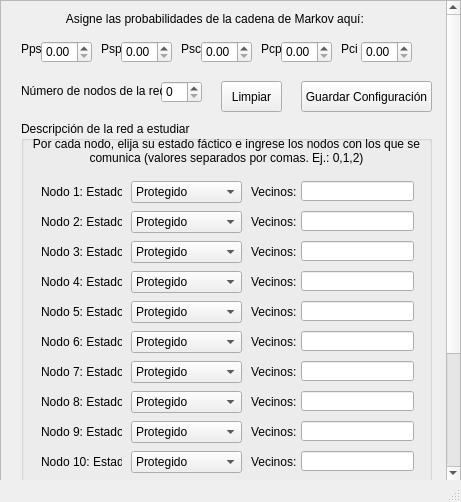
<?xml version="1.0" encoding="UTF-8"?>
<ui version="4.0">
 <class>MarkovInspector</class>
 <widget class="QMainWindow" name="MarkovInspector">
  <property name="geometry">
   <rect>
    <x>0</x>
    <y>0</y>
    <width>461</width>
    <height>502</height>
   </rect>
  </property>
  <property name="windowTitle">
   <string>MarkovInspector v1.1</string>
  </property>
  <widget class="QWidget" name="centralwidget">
   <widget class="QScrollArea" name="scrollArea">
    <property name="geometry">
     <rect>
      <x>0</x>
      <y>0</y>
      <width>461</width>
      <height>481</height>
     </rect>
    </property>
    <property name="verticalScrollBarPolicy">
     <enum>Qt::ScrollBarAsNeeded</enum>
    </property>
    <property name="sizeAdjustPolicy">
     <enum>QAbstractScrollArea::AdjustToContents</enum>
    </property>
    <property name="widgetResizable">
     <bool>false</bool>
    </property>
    <property name="alignment">
     <set>Qt::AlignLeading|Qt::AlignLeft|Qt::AlignVCenter</set>
    </property>
    <widget class="QWidget" name="scrollAreaWidgetContents">
     <property name="geometry">
      <rect>
       <x>0</x>
       <y>0</y>
       <width>442</width>
       <height>639</height>
      </rect>
     </property>
     <widget class="QGroupBox" name="NetDescription">
      <property name="geometry">
       <rect>
        <x>20</x>
        <y>120</y>
        <width>411</width>
        <height>371</height>
       </rect>
      </property>
      <property name="title">
       <string>Descripción de la red a estudiar</string>
      </property>
      <widget class="QLabel" name="Instructions">
       <property name="geometry">
        <rect>
         <x>10</x>
         <y>10</y>
         <width>391</width>
         <height>41</height>
        </rect>
       </property>
       <property name="text">
        <string>&lt;html&gt;&lt;head/&gt;&lt;body&gt;&lt;p&gt;Por cada nodo, elija su estado fáctico e ingrese los nodos con los que se comunica (valores separados por comas. Ej.: 0,1,2)&lt;/p&gt;&lt;/body&gt;&lt;/html&gt;</string>
       </property>
       <property name="alignment">
        <set>Qt::AlignCenter</set>
       </property>
       <property name="wordWrap">
        <bool>true</bool>
       </property>
      </widget>
      <widget class="QLabel" name="label_Node1">
       <property name="geometry">
        <rect>
         <x>20</x>
         <y>60</y>
         <width>81</width>
         <height>21</height>
        </rect>
       </property>
       <property name="text">
        <string>Nodo 1: Estado</string>
       </property>
      </widget>
      <widget class="QComboBox" name="comboBox_Node1">
       <property name="geometry">
        <rect>
         <x>110</x>
         <y>60</y>
         <width>111</width>
         <height>22</height>
        </rect>
       </property>
       <property name="currentText">
        <string>Protegido</string>
       </property>
       <item>
        <property name="text">
         <string>Protegido</string>
        </property>
       </item>
       <item>
        <property name="text">
         <string>Susceptible</string>
        </property>
       </item>
       <item>
        <property name="text">
         <string>Comprometido</string>
        </property>
       </item>
       <item>
        <property name="text">
         <string>Irrecuperable</string>
        </property>
       </item>
      </widget>
      <widget class="QLabel" name="label_Neighbors1">
       <property name="geometry">
        <rect>
         <x>230</x>
         <y>60</y>
         <width>51</width>
         <height>21</height>
        </rect>
       </property>
       <property name="text">
        <string>Vecinos:</string>
       </property>
      </widget>
      <widget class="QLineEdit" name="lineEdit_Neighbors1">
       <property name="geometry">
        <rect>
         <x>280</x>
         <y>60</y>
         <width>113</width>
         <height>20</height>
        </rect>
       </property>
      </widget>
      <widget class="QLabel" name="label_Node2">
       <property name="geometry">
        <rect>
         <x>20</x>
         <y>90</y>
         <width>81</width>
         <height>21</height>
        </rect>
       </property>
       <property name="text">
        <string>Nodo 2: Estado</string>
       </property>
      </widget>
      <widget class="QComboBox" name="comboBox_Node2">
       <property name="geometry">
        <rect>
         <x>110</x>
         <y>90</y>
         <width>111</width>
         <height>22</height>
        </rect>
       </property>
       <property name="currentText">
        <string>Protegido</string>
       </property>
       <item>
        <property name="text">
         <string>Protegido</string>
        </property>
       </item>
       <item>
        <property name="text">
         <string>Susceptible</string>
        </property>
       </item>
       <item>
        <property name="text">
         <string>Comprometido</string>
        </property>
       </item>
       <item>
        <property name="text">
         <string>Irrecuperable</string>
        </property>
       </item>
      </widget>
      <widget class="QLineEdit" name="lineEdit_Neighbors2">
       <property name="geometry">
        <rect>
         <x>280</x>
         <y>90</y>
         <width>113</width>
         <height>20</height>
        </rect>
       </property>
      </widget>
      <widget class="QLabel" name="label_Neighbors2">
       <property name="geometry">
        <rect>
         <x>230</x>
         <y>90</y>
         <width>51</width>
         <height>21</height>
        </rect>
       </property>
       <property name="text">
        <string>Vecinos:</string>
       </property>
      </widget>
      <widget class="QLabel" name="label_Node3">
       <property name="geometry">
        <rect>
         <x>20</x>
         <y>120</y>
         <width>81</width>
         <height>21</height>
        </rect>
       </property>
       <property name="text">
        <string>Nodo 3: Estado</string>
       </property>
      </widget>
      <widget class="QComboBox" name="comboBox_Node3">
       <property name="geometry">
        <rect>
         <x>110</x>
         <y>120</y>
         <width>111</width>
         <height>22</height>
        </rect>
       </property>
       <property name="currentText">
        <string>Protegido</string>
       </property>
       <item>
        <property name="text">
         <string>Protegido</string>
        </property>
       </item>
       <item>
        <property name="text">
         <string>Susceptible</string>
        </property>
       </item>
       <item>
        <property name="text">
         <string>Comprometido</string>
        </property>
       </item>
       <item>
        <property name="text">
         <string>Irrecuperable</string>
        </property>
       </item>
      </widget>
      <widget class="QLineEdit" name="lineEdit_Neighbors3">
       <property name="geometry">
        <rect>
         <x>280</x>
         <y>120</y>
         <width>113</width>
         <height>20</height>
        </rect>
       </property>
      </widget>
      <widget class="QLabel" name="label_Neighbors3">
       <property name="geometry">
        <rect>
         <x>230</x>
         <y>120</y>
         <width>51</width>
         <height>21</height>
        </rect>
       </property>
       <property name="text">
        <string>Vecinos:</string>
       </property>
      </widget>
      <widget class="QLabel" name="label_Node4">
       <property name="geometry">
        <rect>
         <x>20</x>
         <y>150</y>
         <width>81</width>
         <height>21</height>
        </rect>
       </property>
       <property name="text">
        <string>Nodo 4: Estado</string>
       </property>
      </widget>
      <widget class="QComboBox" name="comboBox_Node4">
       <property name="geometry">
        <rect>
         <x>110</x>
         <y>150</y>
         <width>111</width>
         <height>22</height>
        </rect>
       </property>
       <property name="currentText">
        <string>Protegido</string>
       </property>
       <item>
        <property name="text">
         <string>Protegido</string>
        </property>
       </item>
       <item>
        <property name="text">
         <string>Susceptible</string>
        </property>
       </item>
       <item>
        <property name="text">
         <string>Comprometido</string>
        </property>
       </item>
       <item>
        <property name="text">
         <string>Irrecuperable</string>
        </property>
       </item>
      </widget>
      <widget class="QLineEdit" name="lineEdit_Neighbors4">
       <property name="geometry">
        <rect>
         <x>280</x>
         <y>150</y>
         <width>113</width>
         <height>20</height>
        </rect>
       </property>
      </widget>
      <widget class="QLabel" name="label_Neighbors4">
       <property name="geometry">
        <rect>
         <x>230</x>
         <y>150</y>
         <width>51</width>
         <height>21</height>
        </rect>
       </property>
       <property name="text">
        <string>Vecinos:</string>
       </property>
      </widget>
      <widget class="QLabel" name="label_Node5">
       <property name="geometry">
        <rect>
         <x>20</x>
         <y>180</y>
         <width>81</width>
         <height>21</height>
        </rect>
       </property>
       <property name="text">
        <string>Nodo 5: Estado</string>
       </property>
      </widget>
      <widget class="QComboBox" name="comboBox_Node5">
       <property name="geometry">
        <rect>
         <x>110</x>
         <y>180</y>
         <width>111</width>
         <height>22</height>
        </rect>
       </property>
       <property name="currentText">
        <string>Protegido</string>
       </property>
       <item>
        <property name="text">
         <string>Protegido</string>
        </property>
       </item>
       <item>
        <property name="text">
         <string>Susceptible</string>
        </property>
       </item>
       <item>
        <property name="text">
         <string>Comprometido</string>
        </property>
       </item>
       <item>
        <property name="text">
         <string>Irrecuperable</string>
        </property>
       </item>
      </widget>
      <widget class="QLineEdit" name="lineEdit_Neighbors5">
       <property name="geometry">
        <rect>
         <x>280</x>
         <y>180</y>
         <width>113</width>
         <height>20</height>
        </rect>
       </property>
      </widget>
      <widget class="QLabel" name="label_Neighbors5">
       <property name="geometry">
        <rect>
         <x>230</x>
         <y>180</y>
         <width>51</width>
         <height>21</height>
        </rect>
       </property>
       <property name="text">
        <string>Vecinos:</string>
       </property>
      </widget>
      <widget class="QLabel" name="label_Node6">
       <property name="geometry">
        <rect>
         <x>20</x>
         <y>210</y>
         <width>81</width>
         <height>21</height>
        </rect>
       </property>
       <property name="text">
        <string>Nodo 6: Estado</string>
       </property>
      </widget>
      <widget class="QComboBox" name="comboBox_Node6">
       <property name="geometry">
        <rect>
         <x>110</x>
         <y>210</y>
         <width>111</width>
         <height>22</height>
        </rect>
       </property>
       <property name="currentText">
        <string>Protegido</string>
       </property>
       <item>
        <property name="text">
         <string>Protegido</string>
        </property>
       </item>
       <item>
        <property name="text">
         <string>Susceptible</string>
        </property>
       </item>
       <item>
        <property name="text">
         <string>Comprometido</string>
        </property>
       </item>
       <item>
        <property name="text">
         <string>Irrecuperable</string>
        </property>
       </item>
      </widget>
      <widget class="QLineEdit" name="lineEdit_Neighbors6">
       <property name="geometry">
        <rect>
         <x>280</x>
         <y>210</y>
         <width>113</width>
         <height>20</height>
        </rect>
       </property>
      </widget>
      <widget class="QLabel" name="label_Neighbors6">
       <property name="geometry">
        <rect>
         <x>230</x>
         <y>210</y>
         <width>51</width>
         <height>21</height>
        </rect>
       </property>
       <property name="text">
        <string>Vecinos:</string>
       </property>
      </widget>
      <widget class="QLabel" name="label_Node7">
       <property name="geometry">
        <rect>
         <x>20</x>
         <y>240</y>
         <width>81</width>
         <height>21</height>
        </rect>
       </property>
       <property name="text">
        <string>Nodo 7: Estado</string>
       </property>
      </widget>
      <widget class="QComboBox" name="comboBox_Node7">
       <property name="geometry">
        <rect>
         <x>110</x>
         <y>240</y>
         <width>111</width>
         <height>22</height>
        </rect>
       </property>
       <property name="currentText">
        <string>Protegido</string>
       </property>
       <item>
        <property name="text">
         <string>Protegido</string>
        </property>
       </item>
       <item>
        <property name="text">
         <string>Susceptible</string>
        </property>
       </item>
       <item>
        <property name="text">
         <string>Comprometido</string>
        </property>
       </item>
       <item>
        <property name="text">
         <string>Irrecuperable</string>
        </property>
       </item>
      </widget>
      <widget class="QLineEdit" name="lineEdit_Neighbors7">
       <property name="geometry">
        <rect>
         <x>280</x>
         <y>240</y>
         <width>113</width>
         <height>20</height>
        </rect>
       </property>
      </widget>
      <widget class="QLabel" name="label_Neighbors7">
       <property name="geometry">
        <rect>
         <x>230</x>
         <y>240</y>
         <width>51</width>
         <height>21</height>
        </rect>
       </property>
       <property name="text">
        <string>Vecinos:</string>
       </property>
      </widget>
      <widget class="QLabel" name="label_Node8">
       <property name="geometry">
        <rect>
         <x>20</x>
         <y>270</y>
         <width>81</width>
         <height>21</height>
        </rect>
       </property>
       <property name="text">
        <string>Nodo 8: Estado</string>
       </property>
      </widget>
      <widget class="QComboBox" name="comboBox_Node8">
       <property name="geometry">
        <rect>
         <x>110</x>
         <y>270</y>
         <width>111</width>
         <height>22</height>
        </rect>
       </property>
       <property name="currentText">
        <string>Protegido</string>
       </property>
       <item>
        <property name="text">
         <string>Protegido</string>
        </property>
       </item>
       <item>
        <property name="text">
         <string>Susceptible</string>
        </property>
       </item>
       <item>
        <property name="text">
         <string>Comprometido</string>
        </property>
       </item>
       <item>
        <property name="text">
         <string>Irrecuperable</string>
        </property>
       </item>
      </widget>
      <widget class="QLineEdit" name="lineEdit_Neighbors8">
       <property name="geometry">
        <rect>
         <x>280</x>
         <y>270</y>
         <width>113</width>
         <height>20</height>
        </rect>
       </property>
      </widget>
      <widget class="QLabel" name="label_Neighbors8">
       <property name="geometry">
        <rect>
         <x>230</x>
         <y>270</y>
         <width>51</width>
         <height>21</height>
        </rect>
       </property>
       <property name="text">
        <string>Vecinos:</string>
       </property>
      </widget>
      <widget class="QLabel" name="label_Node9">
       <property name="geometry">
        <rect>
         <x>20</x>
         <y>300</y>
         <width>81</width>
         <height>21</height>
        </rect>
       </property>
       <property name="text">
        <string>Nodo 9: Estado</string>
       </property>
      </widget>
      <widget class="QComboBox" name="comboBox_Node9">
       <property name="geometry">
        <rect>
         <x>110</x>
         <y>300</y>
         <width>111</width>
         <height>22</height>
        </rect>
       </property>
       <property name="currentText">
        <string>Protegido</string>
       </property>
       <item>
        <property name="text">
         <string>Protegido</string>
        </property>
       </item>
       <item>
        <property name="text">
         <string>Susceptible</string>
        </property>
       </item>
       <item>
        <property name="text">
         <string>Comprometido</string>
        </property>
       </item>
       <item>
        <property name="text">
         <string>Irrecuperable</string>
        </property>
       </item>
      </widget>
      <widget class="QLineEdit" name="lineEdit_Neighbors9">
       <property name="geometry">
        <rect>
         <x>280</x>
         <y>300</y>
         <width>113</width>
         <height>20</height>
        </rect>
       </property>
      </widget>
      <widget class="QLabel" name="label_Neighbors9">
       <property name="geometry">
        <rect>
         <x>230</x>
         <y>300</y>
         <width>51</width>
         <height>21</height>
        </rect>
       </property>
       <property name="text">
        <string>Vecinos:</string>
       </property>
      </widget>
      <widget class="QLabel" name="label_Node10">
       <property name="geometry">
        <rect>
         <x>20</x>
         <y>330</y>
         <width>81</width>
         <height>21</height>
        </rect>
       </property>
       <property name="text">
        <string>Nodo 10: Estado</string>
       </property>
      </widget>
      <widget class="QComboBox" name="comboBox_Node10">
       <property name="geometry">
        <rect>
         <x>110</x>
         <y>330</y>
         <width>111</width>
         <height>22</height>
        </rect>
       </property>
       <property name="currentText">
        <string>Protegido</string>
       </property>
       <item>
        <property name="text">
         <string>Protegido</string>
        </property>
       </item>
       <item>
        <property name="text">
         <string>Susceptible</string>
        </property>
       </item>
       <item>
        <property name="text">
         <string>Comprometido</string>
        </property>
       </item>
       <item>
        <property name="text">
         <string>Irrecuperable</string>
        </property>
       </item>
      </widget>
      <widget class="QLineEdit" name="lineEdit_Neighbors10">
       <property name="geometry">
        <rect>
         <x>280</x>
         <y>330</y>
         <width>113</width>
         <height>20</height>
        </rect>
       </property>
      </widget>
      <widget class="QLabel" name="label_Neighbors10">
       <property name="geometry">
        <rect>
         <x>230</x>
         <y>330</y>
         <width>51</width>
         <height>21</height>
        </rect>
       </property>
       <property name="text">
        <string>Vecinos:</string>
       </property>
      </widget>
     </widget>
     <widget class="QLabel" name="label_10">
      <property name="geometry">
       <rect>
        <x>20</x>
        <y>40</y>
        <width>21</width>
        <height>16</height>
       </rect>
      </property>
      <property name="text">
       <string>Pps</string>
      </property>
     </widget>
     <widget class="QLabel" name="label_9">
      <property name="geometry">
       <rect>
        <x>20</x>
        <y>10</y>
        <width>391</width>
        <height>16</height>
       </rect>
      </property>
      <property name="text">
       <string>Asigne las probabilidades de la cadena de Markov aquí: </string>
      </property>
      <property name="alignment">
       <set>Qt::AlignCenter</set>
      </property>
     </widget>
     <widget class="QDoubleSpinBox" name="Psc">
      <property name="geometry">
       <rect>
        <x>200</x>
        <y>40</y>
        <width>51</width>
        <height>22</height>
       </rect>
      </property>
      <property name="maximum">
       <double>1.000000000000000</double>
      </property>
      <property name="singleStep">
       <double>0.010000000000000</double>
      </property>
     </widget>
     <widget class="QLabel" name="label_15">
      <property name="geometry">
       <rect>
        <x>100</x>
        <y>40</y>
        <width>21</width>
        <height>16</height>
       </rect>
      </property>
      <property name="text">
       <string>Psp</string>
      </property>
     </widget>
     <widget class="QDoubleSpinBox" name="Pps">
      <property name="geometry">
       <rect>
        <x>40</x>
        <y>40</y>
        <width>51</width>
        <height>22</height>
       </rect>
      </property>
      <property name="maximum">
       <double>1.000000000000000</double>
      </property>
      <property name="singleStep">
       <double>0.010000000000000</double>
      </property>
     </widget>
     <widget class="QDoubleSpinBox" name="Pcp">
      <property name="geometry">
       <rect>
        <x>280</x>
        <y>40</y>
        <width>51</width>
        <height>22</height>
       </rect>
      </property>
      <property name="maximum">
       <double>1.000000000000000</double>
      </property>
      <property name="singleStep">
       <double>0.010000000000000</double>
      </property>
     </widget>
     <widget class="QDoubleSpinBox" name="Pci">
      <property name="geometry">
       <rect>
        <x>360</x>
        <y>40</y>
        <width>51</width>
        <height>22</height>
       </rect>
      </property>
      <property name="maximum">
       <double>1.000000000000000</double>
      </property>
      <property name="singleStep">
       <double>0.010000000000000</double>
      </property>
     </widget>
     <widget class="QDoubleSpinBox" name="Psp">
      <property name="geometry">
       <rect>
        <x>120</x>
        <y>40</y>
        <width>51</width>
        <height>22</height>
       </rect>
      </property>
      <property name="maximum">
       <double>1.000000000000000</double>
      </property>
      <property name="singleStep">
       <double>0.010000000000000</double>
      </property>
     </widget>
     <widget class="QLabel" name="label_16">
      <property name="geometry">
       <rect>
        <x>180</x>
        <y>40</y>
        <width>21</width>
        <height>16</height>
       </rect>
      </property>
      <property name="text">
       <string>Psc</string>
      </property>
     </widget>
     <widget class="QLabel" name="label_17">
      <property name="geometry">
       <rect>
        <x>260</x>
        <y>40</y>
        <width>21</width>
        <height>16</height>
       </rect>
      </property>
      <property name="text">
       <string>Pcp</string>
      </property>
     </widget>
     <widget class="QSpinBox" name="NetNodes">
      <property name="geometry">
       <rect>
        <x>160</x>
        <y>80</y>
        <width>41</width>
        <height>22</height>
       </rect>
      </property>
      <property name="maximum">
       <number>10</number>
      </property>
     </widget>
     <widget class="QLabel" name="label">
      <property name="geometry">
       <rect>
        <x>20</x>
        <y>80</y>
        <width>141</width>
        <height>20</height>
       </rect>
      </property>
      <property name="text">
       <string>Número de nodos de la red:</string>
      </property>
     </widget>
     <widget class="QLabel" name="label_14">
      <property name="geometry">
       <rect>
        <x>340</x>
        <y>40</y>
        <width>21</width>
        <height>16</height>
       </rect>
      </property>
      <property name="text">
       <string>Pci</string>
      </property>
     </widget>
     <widget class="QPushButton" name="SaveConfig">
      <property name="geometry">
       <rect>
        <x>300</x>
        <y>80</y>
        <width>131</width>
        <height>31</height>
       </rect>
      </property>
      <property name="text">
       <string>Guardar Configuración</string>
      </property>
     </widget>
     <widget class="QPushButton" name="CleanConfig">
      <property name="geometry">
       <rect>
        <x>220</x>
        <y>80</y>
        <width>61</width>
        <height>31</height>
       </rect>
      </property>
      <property name="text">
       <string>Limpiar</string>
      </property>
     </widget>
     <widget class="QPushButton" name="Inspect_T">
      <property name="geometry">
       <rect>
        <x>340</x>
        <y>500</y>
        <width>75</width>
        <height>23</height>
       </rect>
      </property>
      <property name="text">
       <string>Revisar</string>
      </property>
     </widget>
     <widget class="QLabel" name="label_7">
      <property name="geometry">
       <rect>
        <x>330</x>
        <y>530</y>
        <width>72</width>
        <height>13</height>
       </rect>
      </property>
      <property name="text">
       <string>Irrecuperable</string>
      </property>
      <property name="alignment">
       <set>Qt::AlignCenter</set>
      </property>
     </widget>
     <widget class="QLCDNumber" name="Cshare">
      <property name="geometry">
       <rect>
        <x>230</x>
        <y>550</y>
        <width>72</width>
        <height>24</height>
       </rect>
      </property>
      <property name="font">
       <font>
        <pointsize>8</pointsize>
        <weight>50</weight>
        <italic>false</italic>
        <bold>false</bold>
       </font>
      </property>
      <property name="lineWidth">
       <number>1</number>
      </property>
      <property name="smallDecimalPoint">
       <bool>false</bool>
      </property>
      <property name="digitCount">
       <number>6</number>
      </property>
      <property name="mode">
       <enum>QLCDNumber::Dec</enum>
      </property>
      <property name="segmentStyle">
       <enum>QLCDNumber::Flat</enum>
      </property>
      <property name="value" stdset="0">
       <double>0.000000000000000</double>
      </property>
     </widget>
     <widget class="QLCDNumber" name="Sshare">
      <property name="geometry">
       <rect>
        <x>130</x>
        <y>550</y>
        <width>72</width>
        <height>24</height>
       </rect>
      </property>
      <property name="font">
       <font>
        <pointsize>8</pointsize>
        <weight>50</weight>
        <italic>false</italic>
        <bold>false</bold>
       </font>
      </property>
      <property name="lineWidth">
       <number>1</number>
      </property>
      <property name="smallDecimalPoint">
       <bool>false</bool>
      </property>
      <property name="digitCount">
       <number>6</number>
      </property>
      <property name="mode">
       <enum>QLCDNumber::Dec</enum>
      </property>
      <property name="segmentStyle">
       <enum>QLCDNumber::Flat</enum>
      </property>
      <property name="value" stdset="0">
       <double>0.000000000000000</double>
      </property>
     </widget>
     <widget class="QLCDNumber" name="Ishare">
      <property name="geometry">
       <rect>
        <x>330</x>
        <y>550</y>
        <width>72</width>
        <height>24</height>
       </rect>
      </property>
      <property name="font">
       <font>
        <pointsize>8</pointsize>
        <weight>50</weight>
        <italic>false</italic>
        <bold>false</bold>
       </font>
      </property>
      <property name="lineWidth">
       <number>1</number>
      </property>
      <property name="smallDecimalPoint">
       <bool>false</bool>
      </property>
      <property name="digitCount">
       <number>6</number>
      </property>
      <property name="mode">
       <enum>QLCDNumber::Dec</enum>
      </property>
      <property name="segmentStyle">
       <enum>QLCDNumber::Flat</enum>
      </property>
      <property name="value" stdset="0">
       <double>0.000000000000000</double>
      </property>
     </widget>
     <widget class="QLabel" name="label_6">
      <property name="geometry">
       <rect>
        <x>230</x>
        <y>530</y>
        <width>72</width>
        <height>13</height>
       </rect>
      </property>
      <property name="text">
       <string>Comprometido</string>
      </property>
      <property name="alignment">
       <set>Qt::AlignCenter</set>
      </property>
     </widget>
     <widget class="QLCDNumber" name="Pshare">
      <property name="geometry">
       <rect>
        <x>30</x>
        <y>550</y>
        <width>72</width>
        <height>24</height>
       </rect>
      </property>
      <property name="font">
       <font>
        <pointsize>8</pointsize>
        <weight>50</weight>
        <italic>false</italic>
        <bold>false</bold>
       </font>
      </property>
      <property name="lineWidth">
       <number>1</number>
      </property>
      <property name="smallDecimalPoint">
       <bool>false</bool>
      </property>
      <property name="digitCount">
       <number>6</number>
      </property>
      <property name="mode">
       <enum>QLCDNumber::Dec</enum>
      </property>
      <property name="segmentStyle">
       <enum>QLCDNumber::Flat</enum>
      </property>
      <property name="value" stdset="0">
       <double>0.000000000000000</double>
      </property>
     </widget>
     <widget class="QLabel" name="label_8">
      <property name="geometry">
       <rect>
        <x>30</x>
        <y>500</y>
        <width>171</width>
        <height>20</height>
       </rect>
      </property>
      <property name="text">
       <string>Ver distribución en el momento t =</string>
      </property>
      <property name="alignment">
       <set>Qt::AlignCenter</set>
      </property>
     </widget>
     <widget class="QLabel" name="label_4">
      <property name="geometry">
       <rect>
        <x>30</x>
        <y>530</y>
        <width>72</width>
        <height>13</height>
       </rect>
      </property>
      <property name="text">
       <string>Protegido</string>
      </property>
      <property name="alignment">
       <set>Qt::AlignCenter</set>
      </property>
     </widget>
     <widget class="QSpinBox" name="Specify_T">
      <property name="geometry">
       <rect>
        <x>220</x>
        <y>500</y>
        <width>101</width>
        <height>22</height>
       </rect>
      </property>
      <property name="maximum">
       <number>100</number>
      </property>
     </widget>
     <widget class="QLabel" name="label_5">
      <property name="geometry">
       <rect>
        <x>130</x>
        <y>530</y>
        <width>72</width>
        <height>13</height>
       </rect>
      </property>
      <property name="text">
       <string>Susceptible</string>
      </property>
      <property name="alignment">
       <set>Qt::AlignCenter</set>
      </property>
     </widget>
     <widget class="QPushButton" name="PaintStudyNet">
      <property name="geometry">
       <rect>
        <x>20</x>
        <y>590</y>
        <width>131</width>
        <height>30</height>
       </rect>
      </property>
      <property name="maximumSize">
       <size>
        <width>16777215</width>
        <height>16777215</height>
       </size>
      </property>
      <property name="font">
       <font>
        <pointsize>8</pointsize>
        <weight>50</weight>
        <italic>true</italic>
        <bold>false</bold>
       </font>
      </property>
      <property name="focusPolicy">
       <enum>Qt::TabFocus</enum>
      </property>
      <property name="autoFillBackground">
       <bool>false</bool>
      </property>
      <property name="text">
       <string>Visualizar 
Red Configurada</string>
      </property>
     </widget>
     <widget class="QPushButton" name="SpanBehavior">
      <property name="geometry">
       <rect>
        <x>160</x>
        <y>590</y>
        <width>131</width>
        <height>30</height>
       </rect>
      </property>
      <property name="font">
       <font>
        <pointsize>8</pointsize>
        <weight>50</weight>
        <italic>true</italic>
        <bold>false</bold>
       </font>
      </property>
      <property name="focusPolicy">
       <enum>Qt::TabFocus</enum>
      </property>
      <property name="text">
       <string>Analizar Comportamiento
 de la Infección</string>
      </property>
     </widget>
     <widget class="QPushButton" name="SpotCriticalNodes">
      <property name="geometry">
       <rect>
        <x>300</x>
        <y>590</y>
        <width>131</width>
        <height>30</height>
       </rect>
      </property>
      <property name="font">
       <font>
        <pointsize>8</pointsize>
        <weight>50</weight>
        <italic>true</italic>
        <bold>false</bold>
        <kerning>true</kerning>
       </font>
      </property>
      <property name="focusPolicy">
       <enum>Qt::TabFocus</enum>
      </property>
      <property name="text">
       <string>Identificar 
Nodos Críticos</string>
      </property>
     </widget>
    </widget>
   </widget>
  </widget>
  <widget class="QStatusBar" name="statusbar"/>
 </widget>
 <resources/>
 <connections/>
</ui>
